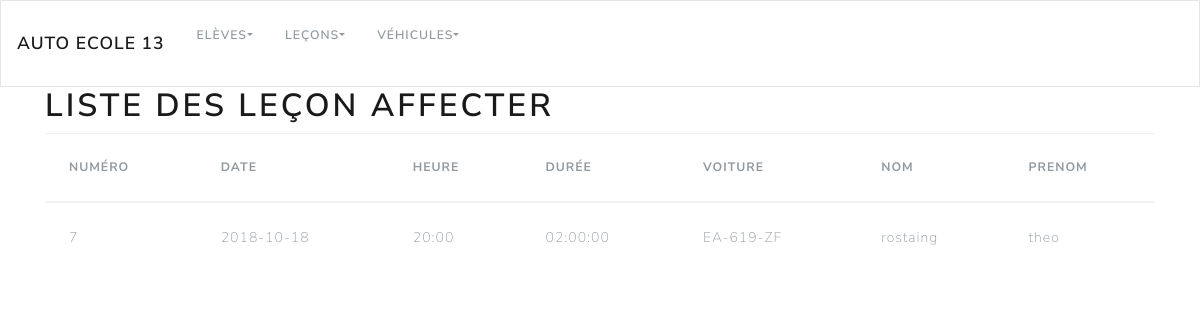
Screenshot of /index.php?do=lecon&action=liste_affect with the database file from the repository.
### tables this page shows
CREATE TABLE IF NOT EXISTS `lecon` (
  `numero` int(11) NOT NULL AUTO_INCREMENT,
  `Date` date NOT NULL,
  `heure` varchar(5) NOT NULL,
  `duree` time NOT NULL,
  `effectuer` char(1) NOT NULL,
  `numImma` varchar(9) NOT NULL,
  `code` int(11) DEFAULT NULL,
  PRIMARY KEY (`numero`),
  KEY `lecon_vehicule_FK` (`numImma`),
  KEY `lecon_eleve0_FK` (`code`)
);

CREATE TABLE IF NOT EXISTS `eleve` (
  `code` int(11) NOT NULL AUTO_INCREMENT,
  `nom` varchar(10) NOT NULL,
  `dateInscription` date NOT NULL,
  `prenom` varchar(10) NOT NULL,
  `adresse` varchar(50) NOT NULL,
  `creditHoraire` int(11) NOT NULL,
  PRIMARY KEY (`code`)
);

### Modele/bdd.php (called while the page is built, shortened)
<?php
class bdd {
    private $host = "localhost";
    private $dbName = "autoecole";
    private $user = "root";
    private $mdp = "";
    private static $maConnect;
    private static $monPdo = null;
    private function __construct()
    {
        try{
            bdd::$maConnect = new PDO("mysql:host=$this->host;dbname=$this->dbName", $this->user, $this->mdp);
            bdd::$maConnect->setAttribute(PDO::ATTR_ERRMODE, PDO::ERRMODE_EXCEPTION);
            bdd::$maConnect->query("SET CHARACTER SET utf8");
        }catch (PDOException $e){
            throw new Exception($e->getMessage(), $e->getLine());
        }
    }
    public static function getPdo(){
        if (bdd::$monPdo == null){
            bdd::$monPdo = new bdd();
        }
        return bdd::$monPdo;
    }
    public function getLeconNoDo(){
        $query = bdd::$maConnect->query("Select * from lecon inner join eleve on lecon.code = eleve.code where lecon.code is not null and lecon.effectuer = 'n'");
        return $query->fetchAll(PDO::FETCH_ASSOC);
    }
}

### Vue/v_affect_lecon.php (the view)
<div class="content">
    <h1>liste des leçon affecter</h1>
    <table class="table table-hover">
        <thead>
        <th>numéro</th>
        <th>date</th>
        <th>heure</th>
        <th>durée</th>
        <th>voiture</th>
        <th>nom</th>
        <th>prenom</th>
        </thead>
        <tbody>
        <?php foreach ($lecon as $thelecon): ?>
            <tr>
                <td><?= $thelecon['numero'] ; ?></td>
                <td><?= $thelecon['Date'] ; ?></td>
                <td><?= $thelecon['heure'] ; ?></td>
                <td><?= $thelecon['duree'] ; ?></td>
                <td><?= $thelecon['numImma'] ; ?></td>
                <td><?= $thelecon['nom'] ; ?></td>
                <td><?= $thelecon['prenom'] ; ?></td>
            </tr>
        <?php endforeach; ?>
        </tbody>
    </table>
</div>

### rows the page displays
lecon: numero "7", Date "2018-10-18", heure "20:00", duree "02:00:00", numImma "EA-619-ZF", code.nom "rostaing", code.prenom "theo"
